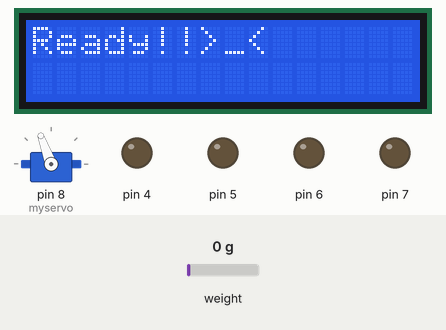
The sketch below on a simulated Arduino Uno, built with avr-gcc and run on an emulated ATmega328P. On the bench: 16×2 character LCD, servo, output pins drawn as LEDs (lit = HIGH). The test bench sets the inputs (shaded band); at power-on: weight on the scale 0 g. Random numbers use the default seed unless the sketch sets one; pins used as bus, display or sensor lines are not drawn; what the sketch prints to the serial monitor is not drawn.

Above: at 8.4 s.
8.5 s: weight on the scale set to 37 g
11.7 s: weight on the scale set to 43 g
At 14.7 s:
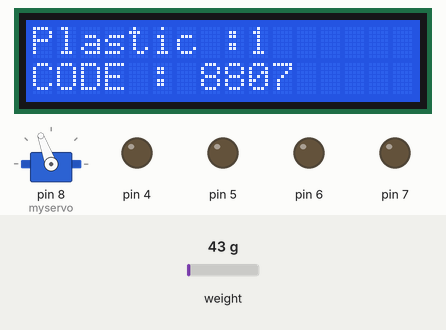
14.9 s: weight on the scale set to 1250 g
At 17.9 s:
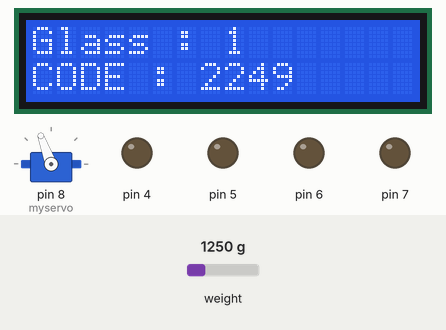
18.1 s: weight on the scale set to 100 g
At 21.1 s:
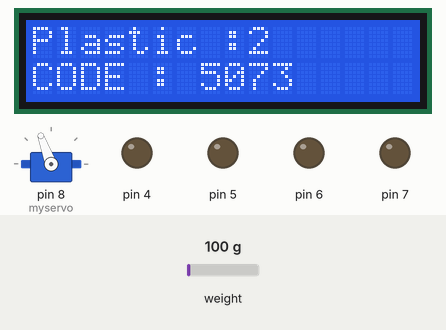
21.3 s: weight on the scale set to 2500 g
At 23.1 s:
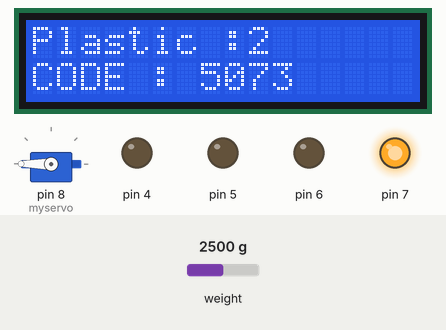
Timing chart, 0 to 35.1 s (numbered marks = the images above; inputs shaded):
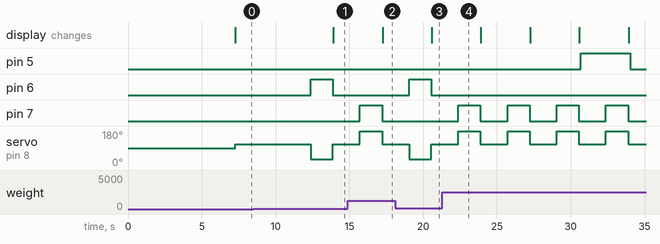

Measured:
- the behaviour switches between 39 and 40 g on weight on the scale (found by bisection; images 0 and 1)
- after the input at 8.5 s, every drawn part: stays the same
- after the input at 11.7 s, pin 6: LOW → HIGH after 0.68 s, → LOW 1.5 s later; servo on pin 8 (myservo): 110° → 30° after 0.68 s, → 110° 1.5 s later; the display: changes after 2.2 s (image 1)
- after the input at 14.9 s, pin 7: LOW → HIGH after 0.81 s, → LOW 1.5 s later
- after the input at 18.1 s, pin 6: LOW → HIGH after 0.95 s, → LOW 1.5 s later
- after the input at 21.3 s, pin 5: LOW → HIGH after 9.4 s, → LOW 3.3 s later; pin 7: alternates HIGH for 1.5 s and LOW for 1.8 s, starting after 1.1 s

The sketch:

CODE_Arduino.ino
```cpp
#include "HX711.h"
#include <Servo.h>
#include <Wire.h>
#include <LiquidCrystal_I2C.h>
#include <SoftwareSerial.h>

LiquidCrystal_I2C lcd(0x27, 16, 2);


#define calibration_factor -380000
#define line1 2
#define line2 3


Servo myservo;

HX711 scale(A1, A0);		// parameter "gain" is ommited; the default value 128 is used by the library
SoftwareSerial ArduinoSerial(10, 11);


int count = 1;
int countt = 1;
int full = 0;
int fulll = 0;

unsigned int randNumber;


void setup() {
pinMode(6, OUTPUT);
pinMode(7, OUTPUT);
pinMode(4, OUTPUT);
pinMode(5, OUTPUT);

pinMode (line1, OUTPUT);
pinMode (line2, OUTPUT);


  lcd.begin();
  myservo.attach(8);
  Serial.begin(9600);
  ArduinoSerial.begin(4800);
  Serial.println("HX711 Demo");

  Serial.println("Before setting up the scale:");
  Serial.print("read: \t\t");
  Serial.println(scale.read());			                // print a raw reading from the ADC

  Serial.print("read average: \t\t");
  Serial.println(scale.read_average(20));  	        // print the average of 20 readings from the ADC

  Serial.print("get value: \t\t");
  Serial.println(scale.get_value(5));		            // print the average of 5 readings from the ADC minus the tare weight (not set yet)

  Serial.print("get units: \t\t");
  Serial.println(scale.get_units(5), 1);	          // print the average of 5 readings from the ADC minus tare weight (not set) divided
						                                        // by the SCALE parameter (not set yet)

  scale.set_scale(calibration_factor);              // this value is obtained by calibrating the scale with known weights; see the README for details
  scale.tare();				                              // reset the scale to 0

  Serial.println("After setting up the scale:");

  Serial.print("read: \t\t");
  Serial.println(scale.read());                     // print a raw reading from the ADC

  Serial.print("read average: \t\t");
  Serial.println(scale.read_average(20));           // print the average of 20 readings from the ADC

  Serial.print("get value: \t\t");
  Serial.println(scale.get_value(5));		            // print the average of 5 readings from the ADC minus the tare weight, set with tare()

  Serial.print("get units: \t\t");
  Serial.println(scale.get_units(5), 1);            // print the average of 5 readings from the ADC minus tare weight, divided
						                                        // by the SCALE parameter set with set_scale

  Serial.println("Readings:");

  myservo.write(110);
  lcd.print("Ready!!>_<");


}


void loop() {{
  delay(1000);
            Serial.print("one reading:\t");
            Serial.println(scale.get_units());


myservo.write(110);

float  x = (scale.get_units()) ;
delay(500);


//case 1
  if (x >= 0.20){                            //แก้ว
    digitalWrite(7, HIGH);
          Serial.println("Glass" );
          Serial.println(x);
myservo.write(340);
delay(1500);
myservo.write(110);
    digitalWrite(7, LOW);
          Serial.print("count Glass : ");
          Serial.println(count);
          lcd.setCursor(0, 0);
          lcd.print("Glass : ");              //LCD
          lcd.println(count);
          lcd.setCursor(0, 1);

          int A = randNumber = random(1000, 10000);
          Serial.println(randNumber);
          lcd.print("CODE : ");
          lcd.println(randNumber);
          ArduinoSerial.print(A);


delay(100);
                                              //LINE
  if (count <= 2){
    digitalWrite(line1,LOW);
    count++;
  }else if(count == 3){
    digitalWrite(line1, HIGH);
    count = 0;

  }


  if (full <= 2) {                            //ledfull
    digitalWrite(5, LOW);
    full++;
  }else { (full == 4);
   digitalWrite(5, HIGH);
   full = 0;
  }


//case 2
  } if ( x >= 0.04 && x <= 0.20){              //พลาสติก
   digitalWrite(6, HIGH);
          Serial.println("Plastic");
          Serial.println(x);
myservo.write(30);
delay(1500);
myservo.write(110);
   digitalWrite(6, LOW);
           Serial.print("count Plastic : ");
           Serial.println(countt);
           lcd.setCursor(0, 0);
           lcd.print("Plastic :");                  //LCD
           lcd.print(countt);
           lcd.setCursor(0, 1);

           int A = randNumber = random(1000, 10000);
           Serial.println(randNumber);
           lcd.print("CODE : ");
           lcd.println(randNumber);
           ArduinoSerial.print(A);


delay(100);
                                                   //LINE
   if (countt <= 2){
    digitalWrite(line2,LOW);
    countt++;
  }else if(countt == 3){
    digitalWrite(line2, HIGH);
    countt = 0;

  }

  if (fulll <= 2) {                              //ledfulll
    digitalWrite(4, LOW);
    fulll++;
  }else { (fulll == 4);
   digitalWrite(4, HIGH);
   fulll = 0;
  }


 }

 return 0;
}
}
```
